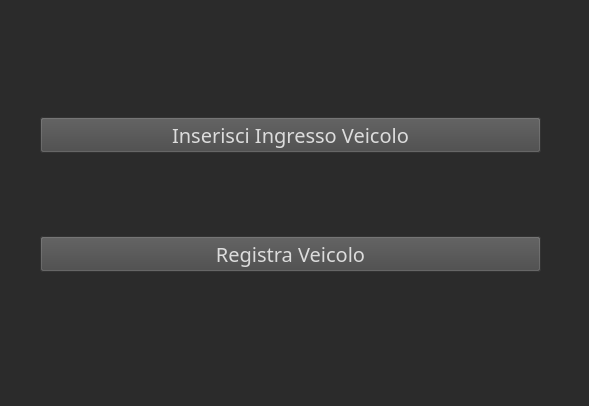
<?xml version="1.0" encoding="UTF-8"?>
<ui version="4.0">
 <class>Ingresso</class>
 <widget class="QWidget" name="Ingresso">
  <property name="geometry">
   <rect>
    <x>0</x>
    <y>0</y>
    <width>589</width>
    <height>406</height>
   </rect>
  </property>
  <property name="windowTitle">
   <string>Form</string>
  </property>
  <property name="styleSheet">
   <string notr="true">background-color: rgb(43, 43, 43);</string>
  </property>
  <widget class="QWidget" name="layoutWidget">
   <property name="geometry">
    <rect>
     <x>40</x>
     <y>40</y>
     <width>501</width>
     <height>311</height>
    </rect>
   </property>
   <layout class="QVBoxLayout" name="verticalLayout">
    <item>
     <widget class="QPushButton" name="ingresso_button">
      <property name="font">
       <font>
        <family>Bahnschrift</family>
        <pointsize>15</pointsize>
       </font>
      </property>
      <property name="styleSheet">
       <string notr="true">background-color: rgb(71, 71, 71);
color: rgb(220, 220, 220)</string>
      </property>
      <property name="text">
       <string>Inserisci Ingresso Veicolo</string>
      </property>
     </widget>
    </item>
    <item>
     <widget class="QPushButton" name="inserisci_veicolo_button">
      <property name="font">
       <font>
        <family>Bahnschrift</family>
        <pointsize>15</pointsize>
       </font>
      </property>
      <property name="styleSheet">
       <string notr="true">background-color: rgb(71, 71, 71);
color: rgb(220, 220, 220)</string>
      </property>
      <property name="text">
       <string>Registra Veicolo</string>
      </property>
     </widget>
    </item>
   </layout>
  </widget>
 </widget>
 <resources/>
 <connections/>
</ui>
